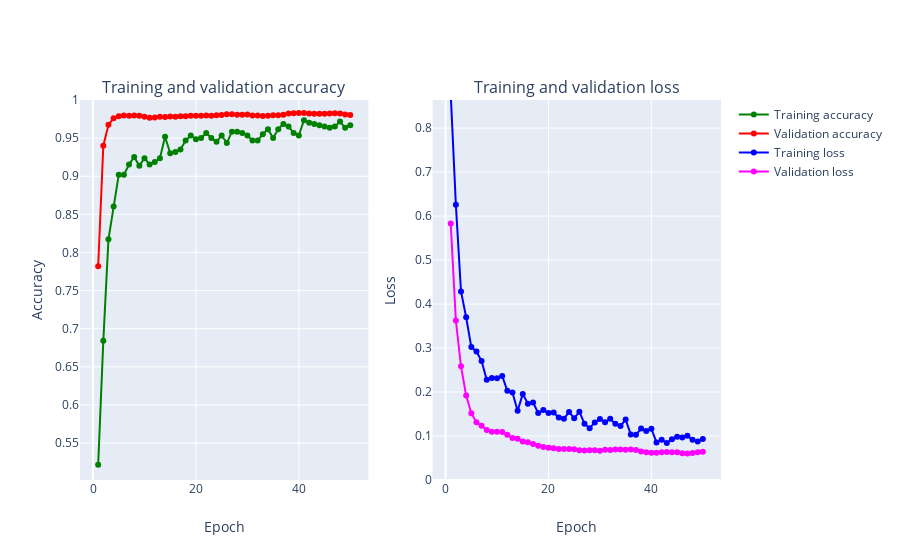

Here is the notebook cell this chart was saved with:
### Code cell
from plotly.subplots import make_subplots
import plotly.graph_objects as go
from plotly.offline import iplot

def create_trace(x,y,ylabel,color):
        trace = go.Scatter(
            x = x,y = y,
            name=ylabel,
            marker=dict(color=color),
            mode = "markers+lines",
            text=x
        )
        return trace
    
def plot_accuracy_and_loss(train_model):
    hist = train_model.history
    acc = hist['acc']
    val_acc = hist['val_acc']
    loss = hist['loss']
    val_loss = hist['val_loss']
    epochs = list(range(1,len(acc)+1))
    
    trace_ta = create_trace(epochs,acc,"Training accuracy", "Green")
    trace_va = create_trace(epochs,val_acc,"Validation accuracy", "Red")
    trace_tl = create_trace(epochs,loss,"Training loss", "Blue")
    trace_vl = create_trace(epochs,val_loss,"Validation loss", "Magenta")
   
    fig = make_subplots(rows=1,cols=2, subplot_titles=('Training and validation accuracy',
                                                             'Training and validation loss'))
    fig.append_trace(trace_ta,1,1)
    fig.append_trace(trace_va,1,1)
    fig.append_trace(trace_tl,1,2)
    fig.append_trace(trace_vl,1,2)
    fig['layout']['xaxis'].update(title = 'Epoch')
    fig['layout']['xaxis2'].update(title = 'Epoch')
    fig['layout']['yaxis'].update(title = 'Accuracy', range=[acc[0]-0.02,1])
    fig['layout']['yaxis2'].update(title = 'Loss', range=[0,val_loss[-1]+0.8])

    
    iplot(fig, filename='accuracy-loss')

plot_accuracy_and_loss(train_model1)

### Figure 1 — Plotly figure (JSON) as saved in the notebook; plotly's stock layout.template omitted (floating-point values rounded to 4 significant figures)
{"data": [{"marker": {"color": "Green"}, "mode": "markers+lines", "name": "Training accuracy", "text": ["1", "2", "3", "4", "5", "6", "7", "8", "9", "10", "11", "12", "13", "14", "15", "16", "17", "18", "19", "20", "21", "22", "23", "24", "25", "26", "27", "28", "29", "30", "31", "32", "33", "34", "35", "36", "37", "38", "39", "40", "41", "42", "43", "44", "45", "46", "47", "48", "49", "50"], "type": "scatter", "x": [1, 2, 3, 4, 5, 6, 7, 8, 9, 10, 11, 12, 13, 14, 15, 16, 17, 18, 19, 20, 21, 22, 23, 24, 25, 26, 27, 28, 29, 30, 31, 32, 33, 34, 35, 36, 37, 38, 39, 40, 41, 42, 43, 44, 45, 46, 47, 48, 49, 50], "xaxis": "x", "y": [0.5216, 0.6844, 0.8173, 0.8605, 0.902, 0.902, 0.9153, 0.9252, 0.9136, 0.9236, 0.9153, 0.9186, 0.9236, 0.9518, 0.9302, 0.9319, 0.9352, 0.9468, 0.9535, 0.9485, 0.9502, 0.9568, 0.9502, 0.9452, 0.9535, 0.9435, 0.9585, 0.9585, 0.9568, 0.9535, 0.9468, 0.9468, 0.9551, 0.9618, 0.9502, 0.9618, 0.9684, 0.9651, 0.9568, 0.9535, 0.9734, 0.9701, 0.9684, 0.9668, 0.9651, 0.9635, 0.9651, 0.9718, 0.9635, 0.9668], "yaxis": "y"}, {"marker": {"color": "Red"}, "mode": "markers+lines", "name": "Validation accuracy", "text": ["1", "2", "3", "4", "5", "6", "7", "8", "9", "10", "11", "12", "13", "14", "15", "16", "17", "18", "19", "20", "21", "22", "23", "24", "25", "26", "27", "28", "29", "30", "31", "32", "33", "34", "35", "36", "37", "38", "39", "40", "41", "42", "43", "44", "45", "46", "47", "48", "49", "50"], "type": "scatter", "x": [1, 2, 3, 4, 5, 6, 7, 8, 9, 10, 11, 12, 13, 14, 15, 16, 17, 18, 19, 20, 21, 22, 23, 24, 25, 26, 27, 28, 29, 30, 31, 32, 33, 34, 35, 36, 37, 38, 39, 40, 41, 42, 43, 44, 45, 46, 47, 48, 49, 50], "xaxis": "x", "y": [0.7819, 0.94, 0.9674, 0.9762, 0.9787, 0.9797, 0.9792, 0.9798, 0.9795, 0.9779, 0.9766, 0.9769, 0.978, 0.9776, 0.9783, 0.978, 0.9785, 0.9788, 0.9793, 0.9793, 0.9794, 0.9796, 0.9795, 0.9799, 0.9804, 0.9812, 0.9813, 0.9807, 0.9807, 0.981, 0.9796, 0.9796, 0.9789, 0.9793, 0.9801, 0.9802, 0.9808, 0.9822, 0.9826, 0.9829, 0.9828, 0.9824, 0.9819, 0.9818, 0.9819, 0.9823, 0.9825, 0.9822, 0.981, 0.9804], "yaxis": "y"}, {"marker": {"color": "Blue"}, "mode": "markers+lines", "name": "Training loss", "text": ["1", "2", "3", "4", "5", "6", "7", "8", "9", "10", "11", "12", "13", "14", "15", "16", "17", "18", "19", "20", "21", "22", "23", "24", "25", "26", "27", "28", "29", "30", "31", "32", "33", "34", "35", "36", "37", "38", "39", "40", "41", "42", "43", "44", "45", "46", "47", "48", "49", "50"], "type": "scatter", "x": [1, 2, 3, 4, 5, 6, 7, 8, 9, 10, 11, 12, 13, 14, 15, 16, 17, 18, 19, 20, 21, 22, 23, 24, 25, 26, 27, 28, 29, 30, 31, 32, 33, 34, 35, 36, 37, 38, 39, 40, 41, 42, 43, 44, 45, 46, 47, 48, 49, 50], "xaxis": "x2", "y": [0.8781, 0.6256, 0.4287, 0.37, 0.3022, 0.2923, 0.2703, 0.2277, 0.2319, 0.2315, 0.2367, 0.2028, 0.1988, 0.1573, 0.1953, 0.1736, 0.1764, 0.1523, 0.159, 0.1524, 0.1533, 0.142, 0.1392, 0.1549, 0.1403, 0.1554, 0.1281, 0.1179, 0.131, 0.1387, 0.1315, 0.1391, 0.1277, 0.1229, 0.1374, 0.1035, 0.1026, 0.117, 0.1112, 0.1163, 0.08547, 0.09157, 0.08389, 0.09263, 0.09807, 0.0967, 0.1008, 0.09128, 0.08763, 0.09348], "yaxis": "y2"}, {"marker": {"color": "Magenta"}, "mode": "markers+lines", "name": "Validation loss", "text": ["1", "2", "3", "4", "5", "6", "7", "8", "9", "10", "11", "12", "13", "14", "15", "16", "17", "18", "19", "20", "21", "22", "23", "24", "25", "26", "27", "28", "29", "30", "31", "32", "33", "34", "35", "36", "37", "38", "39", "40", "41", "42", "43", "44", "45", "46", "47", "48", "49", "50"], "type": "scatter", "x": [1, 2, 3, 4, 5, 6, 7, 8, 9, 10, 11, 12, 13, 14, 15, 16, 17, 18, 19, 20, 21, 22, 23, 24, 25, 26, 27, 28, 29, 30, 31, 32, 33, 34, 35, 36, 37, 38, 39, 40, 41, 42, 43, 44, 45, 46, 47, 48, 49, 50], "xaxis": "x2", "y": [0.583, 0.3626, 0.2586, 0.1919, 0.1519, 0.1311, 0.1231, 0.1137, 0.1095, 0.1097, 0.1089, 0.1028, 0.09543, 0.09385, 0.08743, 0.08559, 0.08165, 0.07771, 0.07525, 0.07328, 0.07225, 0.0703, 0.07039, 0.07048, 0.06994, 0.0675, 0.06689, 0.06737, 0.06768, 0.06654, 0.06855, 0.06826, 0.06948, 0.06908, 0.06903, 0.06961, 0.06815, 0.06504, 0.0632, 0.06199, 0.06184, 0.06286, 0.06381, 0.06325, 0.06286, 0.06099, 0.06029, 0.06125, 0.06324, 0.064], "yaxis": "y2"}], "layout": {"annotations": [{"font": {"size": 16}, "showarrow": false, "text": "Training and validation accuracy", "x": 0.225, "xanchor": "center", "xref": "paper", "y": 1, "yanchor": "bottom", "yref": "paper"}, {"font": {"size": 16}, "showarrow": false, "text": "Training and validation loss", "x": 0.775, "xanchor": "center", "xref": "paper", "y": 1, "yanchor": "bottom", "yref": "paper"}], "xaxis": {"anchor": "y", "domain": [0, 0.45], "title": {"text": "Epoch"}}, "xaxis2": {"anchor": "y2", "domain": [0.55, 1], "title": {"text": "Epoch"}}, "yaxis": {"anchor": "x", "domain": [0, 1], "range": [0.5016, 1], "title": {"text": "Accuracy"}}, "yaxis2": {"anchor": "x2", "domain": [0, 1], "range": [0, 0.864], "title": {"text": "Loss"}}}}
